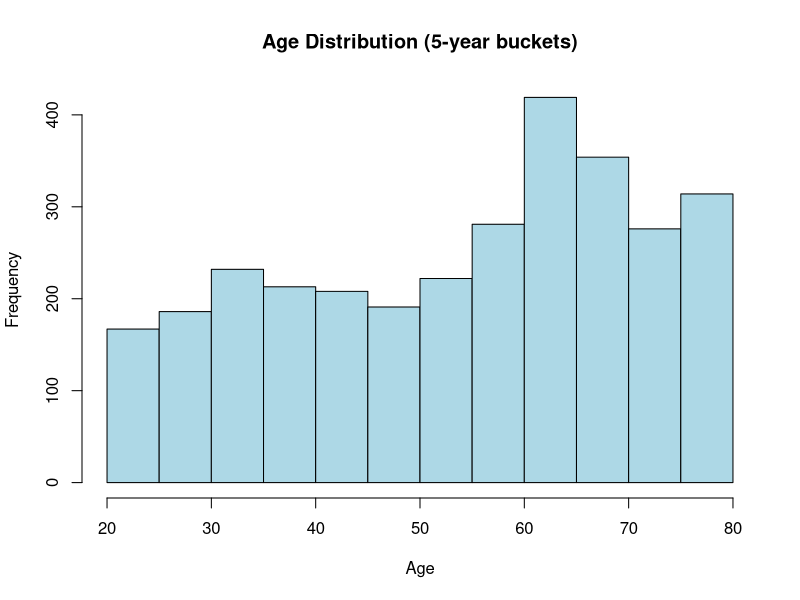
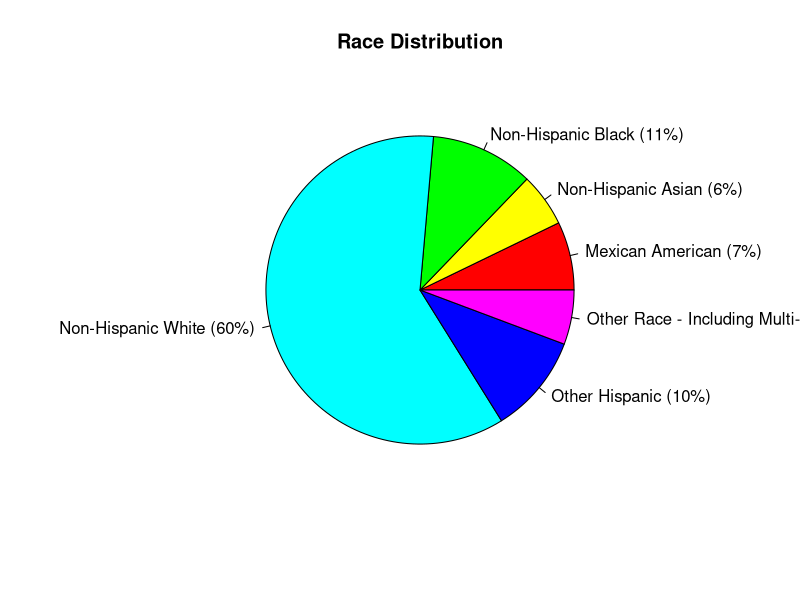
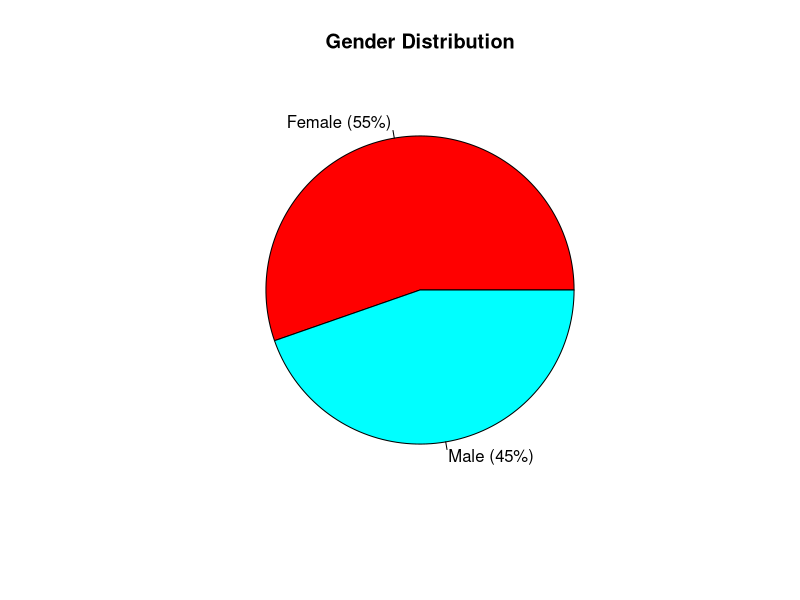
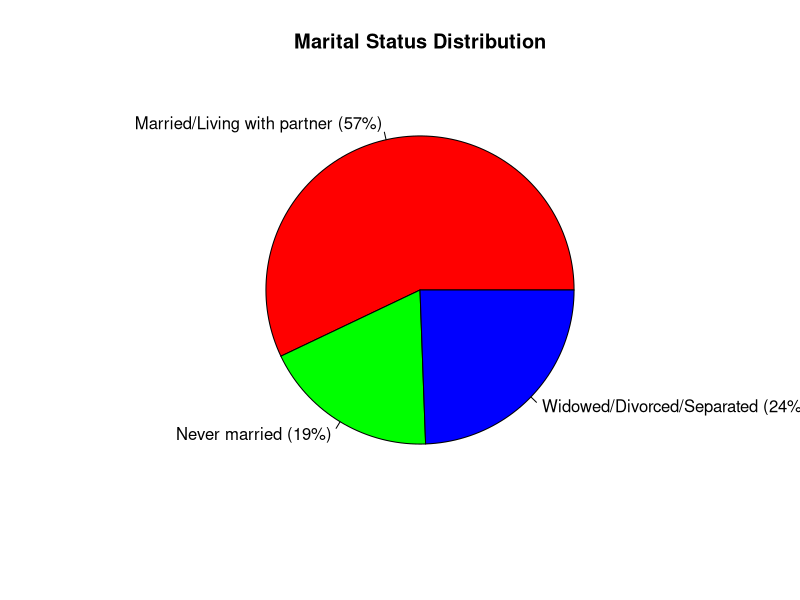

The R script that drew these images, in order: (Note: this script raises an error after producing the figures.)
unweighted_data = read.csv("cleaned_data.csv")
head(unweighted_data)

# pie chart 

# ----------histogram for age ----------------
hist(
  unweighted_data$age,
  breaks = seq(floor(min(unweighted_data$age, na.rm = TRUE)),
               ceiling(max(unweighted_data$age, na.rm = TRUE)),
               by = 5),
  main = "Age Distribution (5-year buckets)",
  xlab = "Age",
  col = "lightblue",
  border = "black"
)


# ----------race pie chart----------------
race_labels <- c(
  "1" = "Mexican American",
  "2" = "Other Hispanic",
  "3" = "Non-Hispanic White",
  "4" = "Non-Hispanic Black",
  "6" = "Non-Hispanic Asian",
  "7" = "Other Race - Including Multi-Racial"
)

race_counts <- table(race_labels[as.character(unweighted_data$race)])
colors <- rainbow(length(race_counts))

# compute percentages
pct <- round(race_counts / sum(race_counts) * 100)

# create label strings: "Label (xx%)"
pie_labels <- paste0(names(race_counts), " (", pct, "%)")

pie(
  race_counts,
  labels = pie_labels,
  main = "Race Distribution",
  col = colors
)

# ----------gender pie chart----------------
# Gender labels
gender_labels <- c(
  "1" = "Male",
  "2" = "Female"
)

# Count
gender_counts <- table(gender_labels[as.character(unweighted_data$gender)])

# Colors
colors <- rainbow(length(gender_counts))

# Percentages
gender_pct <- round(gender_counts / sum(gender_counts) * 100)

# Labels with percentages
gender_lbl <- paste0(names(gender_counts), " (", gender_pct, "%)")

# Draw pie
pie(
  gender_counts,
  labels = gender_lbl,
  main = "Gender Distribution",
  col = colors
)

# ----------marital pie chart----------------

# Marital labels
marital_labels <- c(
  "1"  = "Married/Living with partner",
  "2"  = "Widowed/Divorced/Separated",
  "3"  = "Never married"
)

# Count
marital_counts <- table(marital_labels[as.character(unweighted_data$marital)])

# Colors
colors <- rainbow(length(marital_counts))

# Percentages
marital_pct <- round(marital_counts / sum(marital_counts) * 100)

# Labels with percentages
marital_lbl <- paste0(names(marital_counts), " (", marital_pct, "%)")

# Draw pie
pie(
  marital_counts,
  labels = marital_lbl,
  main = "Marital Status Distribution",
  col = colors
)

# --------pie chart for coronary disease----------

# Coronary labels (valid responses only)
coronary_labels <- c(
  "1" = "Yes",
  "0" = "No" # original value 2
)

# Count
coronary_counts <- table(coronary_labels[as.character(data$coronary)])

# Colors
colors <- rainbow(length(coronary_counts))

# Percentages
pct <- round(coronary_counts / sum(coronary_counts) * 100)

# Combined labels: "Yes (xx%)"
coronary_lbl <- paste0(names(coronary_counts), " (", pct, "%)")

# Draw pie chart
pie(
  coronary_counts,
  labels = coronary_lbl,
  main = "Coronary Distribution",
  col = colors
)
